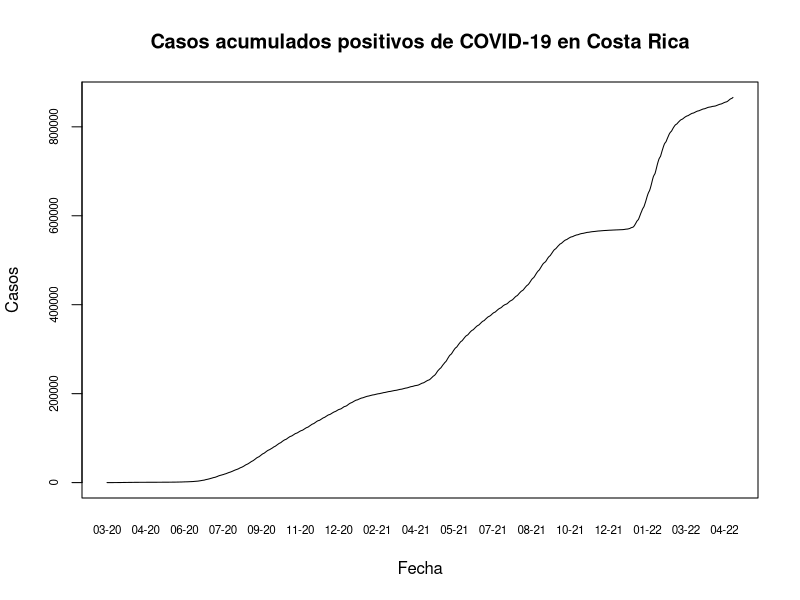
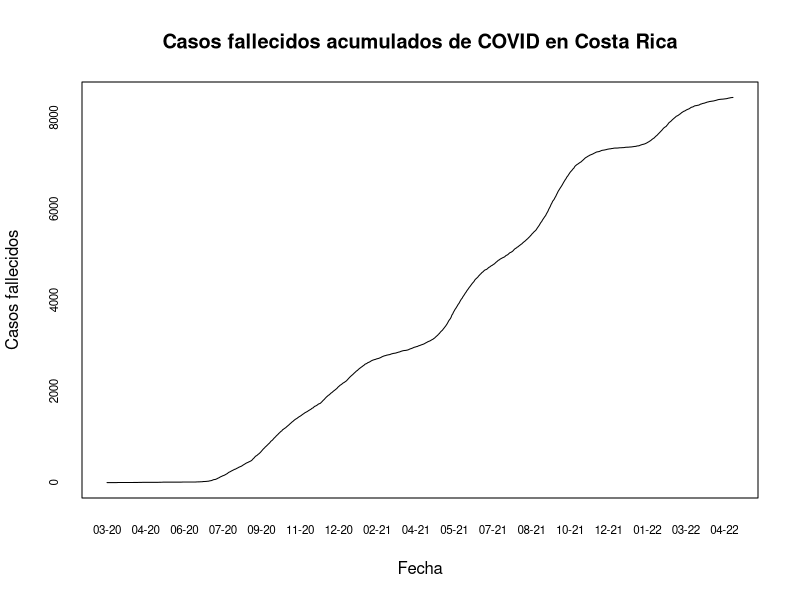
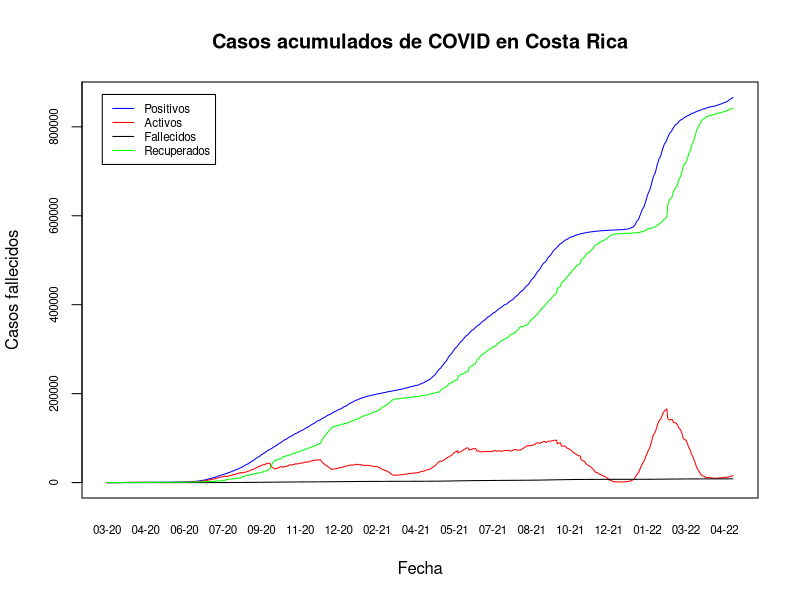
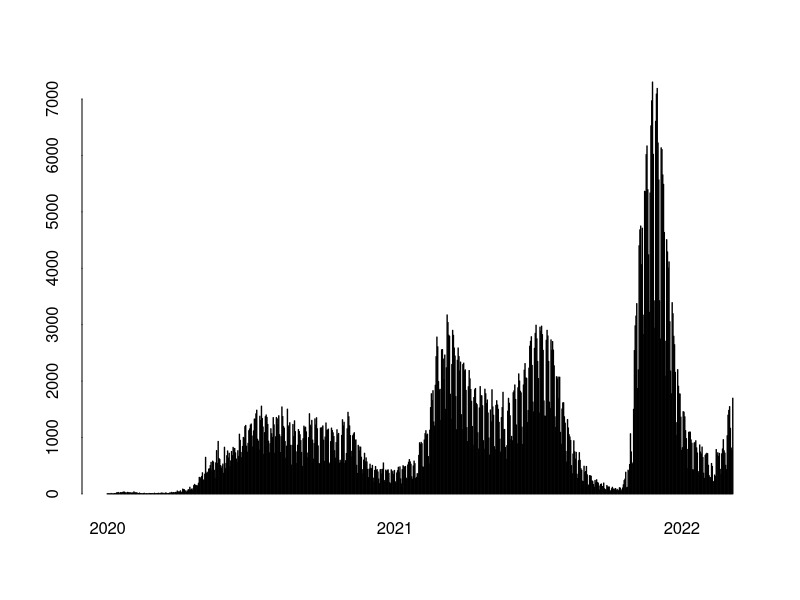
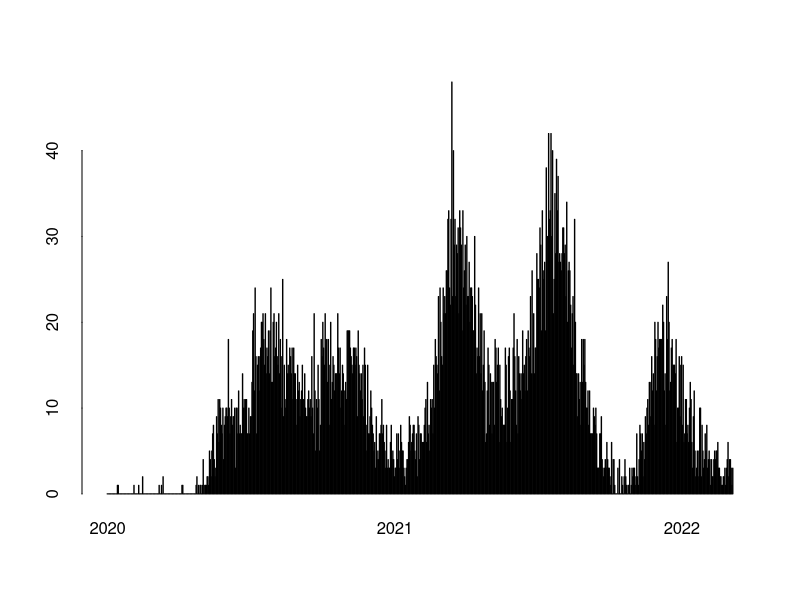

Write R code to recreate these figures, in order.
## ---- chunk 1
knitr::opts_chunk$set(echo = TRUE)
## ---- chunk 2
covid <- read.csv(file = "05_10_22_CSV_GENERAL.csv", sep = ";")
## ---- chunk 3
options(scipen = 7)
## ---- chunk 4
covid$FECHA <- as.Date(covid$FECHA, format = "%d/%m/%Y")
## ---- chunk 5
plot(
  covid$FECHA,
  covid$positivos, 
  type = "l",
  xaxt = "n",
  yaxt = "n", 
  main = "Casos acumulados positivos de COVID-19 en Costa Rica", 
  xlab = "Fecha",
  ylab = "Casos")

axis(
  side = 1,
  covid$FECHA,
  tick = FALSE,
  format(covid$FECHA, "%m-%y"),
  cex.axis = 0.7
) 
axis(
  side = 2,
  covid$positivos,
  labels = TRUE,  
  at = seq(0, 1000000, by = 200000),
  cex.axis = .7
)
## ---- chunk 6
plot(
  covid$FECHA,
  covid$fallecidos,
  type = "l",
  xaxt = "n",
  yaxt = "n",
  main = "Casos fallecidos acumulados de COVID en Costa Rica",
  xlab = "Fecha",
  ylab = "Casos fallecidos"
)

axis(side = 1,
     covid$FECHA,
     tick = FALSE,
     format(covid$FECHA, "%m-%y"),
     cex.axis = .7)

axis(side = 2,
  covid$fallecidos,
  labels = TRUE,  
  at = seq(0, 10000, by = 2000),
  cex.axis = .7
)
## ---- chunk 7
plot(
  covid$FECHA,
  covid$positivos,
  type = "l",
  xaxt = "n",
  yaxt = "n",
  main = "Casos acumulados de COVID en Costa Rica",
  xlab = "Fecha",
  ylab = "Casos fallecidos",
  col = "blue"
)

# Casos activos
lines(covid$FECHA, covid$activos, col="red")

# Casos fallecidos
lines(covid$FECHA, covid$fallecidos, col="black")

# Casos recuperados
lines(covid$FECHA, covid$RECUPERADOS, col="green")

legend(
  x = "topleft",
  inset = 0.03,
  legend = c("Positivos", "Activos", "Fallecidos", "Recuperados"),
  col = c("blue", "red", "black", "green"), 
  lty = 1, 
  cex = 0.7
)

axis(side = 1,
     covid$FECHA,
     tick = FALSE,
     format(covid$FECHA, "%m-%y"),
     cex.axis = .7)
 
axis(
  side = 2,
  covid$positivos,
  labels = TRUE,  
  at = seq(0, 1000000, by = 200000),
  cex.axis = .7)

## ---- chunk 8
barplot(
  height=covid$nue_posi,
  names.arg=format(covid$FECHA, "%Y"),
  ann = FALSE, 
  bty = "n", 
  tck = 0, 
  xaxt = "n",
  space = 1,
  main="Casos positivos por día",
  xlab = "Fecha",
  ylab = "Casos positivos",
  col = "blue"
)

# Fechas minima y máxima
x_min <- min(covid$FECHA)
x_max <- max(covid$FECHA)

# Formato del eje X
axis(
  side = 1,
  at = match(seq(as.Date(x_min), x_max, "years"), covid$FECHA) * (1 + 1),
  labels = format(seq(as.Date(x_min), x_max, "years"), "%Y"),
  lwd = 0)
## ---- chunk 9
# Gráfico de barras
barplot(
  height=covid$nue_falleci,
  names.arg=format(covid$FECHA, "%Y"),
  ann = FALSE, 
  bty = "n", 
  tck = 0, 
  xaxt = "n",
  space = 1,
  main="Casos fallecidos por día",
  xlab = "Fecha",
  ylab = "Casos fallecidos",
  col = "black"
)

# Fechas minima y máxima
x_min <- min(covid$FECHA)
x_max <- max(covid$FECHA)

# Formato del eje X
axis(
  side = 1,
  at = match(seq(as.Date(x_min), x_max, "years"), covid$FECHA) * (1 + 1),
  labels = format(seq(as.Date(x_min), x_max, "years"), "%Y"),
  lwd = 0)
